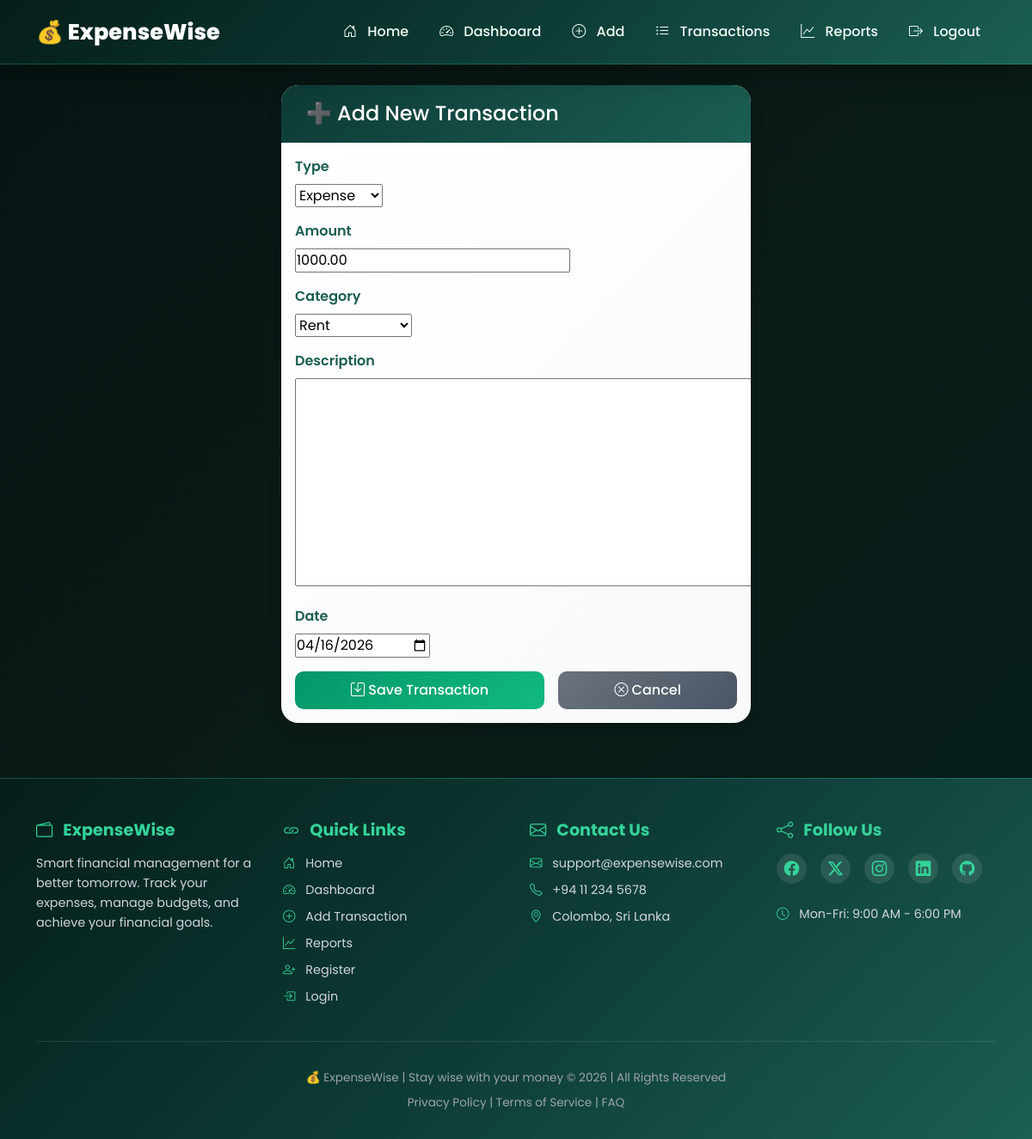
Page /transactions/edit/12/ (signed in) on the committed database.
### transactions/models.py (models this page shows, shortened)
class Transaction(models.Model):
    TYPE_CHOICES = [
        ('income', 'Income'),
        ('expense', 'Expense'),
    ]
    user = models.ForeignKey(User, on_delete=models.CASCADE)
    type = models.CharField(max_length=10, choices=TYPE_CHOICES)
    amount = models.DecimalField(max_digits=10, decimal_places=2)
    category = models.ForeignKey(Category, on_delete=models.SET_NULL, null=True)
    description = models.TextField(blank=True)
    date = models.DateField()

### transactions/views.py (the view)
# urls.py: path('edit/<int:pk>/', views.edit_transaction, name='edit_transaction'),
@login_required
def edit_transaction(request, pk):
    t = get_object_or_404(Transaction, pk=pk, user=request.user)
    form = TransactionForm(request.POST or None, instance=t)
    if form.is_valid():
        form.save()
        return redirect('transaction_list')
    return render(request, 'transactions/add_transaction.html', {'form': form})

### transactions/forms.py (shortened to what this page needs)
class TransactionForm(forms.ModelForm):
    class Meta:
        model = Transaction
        fields = ['type', 'amount', 'category', 'description', 'date']
        widgets = {
            'date': forms.DateInput(attrs={'type': 'date'}),
            'amount': forms.NumberInput(attrs={
                'min': '0.01',
                'step': '0.01'
            }),
        }

### transactions/models.py (called while the page is built)
    def __str__(self):
        return self.name

### transactions/templates/transactions/add_transaction.html (shortened to what this page needs)
{% extends 'base.html' %}
{% block content %}
<div class="row justify-content-center">
    <div class="col-md-6">
        <div class="card shadow">
            <div class="card-header bg-primary text-white">
                <h4 class="mb-0">➕ Add New Transaction</h4>
            </div>
            <div class="card-body">
                <form method="post">
                    {% for field in form %}
                    <div class="mb-3">
                        <label class="form-label">{{ field.label }}</label>
                        {{ field }}
                    </div>
                    {% endfor %}
                    <div class="d-flex gap-3 mt-3">
                        <button type="submit" class="btn flex-fill" style="background: linear-gradient(135deg, #059669, #10b981); color: white; border: none; padding: 10px 20px; border-radius: 10px; font-weight: 500;">
                            <i class="bi bi-save"></i> Save Transaction
                        </button>
                        <a href="{% url 'dashboard' %}" class="btn flex-fill" style="background: linear-gradient(135deg, #6b7280, #4b5563); color: white; border: none; padding: 10px 20px; border-radius: 10px; text-decoration: none; text-align: center; font-weight: 500;">
                            <i class="bi bi-x-circle"></i> Cancel
                        </a>
                    </div>
                </form>
            </div>
        </div>
    </div>
</div>
{% endblock %}

### templates/base.html (style rules this page uses)
:root { --green-deepest: #051E1A; --green-darker: #0A2F2A; --green-dark: #0D3B35; --green-medium-dark: #114B43; --green-medium: #1B5E52; --green-forest: #1B6B5E; --green-emerald: #238B75; --green-light: #2EA88E; --green-bright: #34D399; --green-glow: #6EE7B7; --gold: #F59E0B; --gold-dark: #D97706; --red: #EF4444; --text-white: #FFFFFF; --text-light: #F0FDF4; --text-gray: #D1D5DB; --text-muted: #9CA3AF; --bg-darker: #061412; --bg-dark: #0A1C18; }
* { margin: 0; padding: 0; box-sizing: border-box; }
body { font-family: 'Poppins', 'Segoe UI', sans-serif; background: linear-gradient(135deg, var(--bg-darker) 0%, var(--bg-dark) 50%, var(--green-deepest) 100%); color: var(--text-light); min-height: 100vh; }
.btn { border-radius: 12px; padding: 12px 28px; font-weight: 600; transition: all 0.3s; }
.card { border: none; border-radius: 20px; background: linear-gradient(135deg, #FFFFFF 0%, #F8F9FA 100%); box-shadow: 0 10px 30px rgba(0, 0, 0, 0.15); transition: all 0.4s; overflow: hidden; }
.card-header { background: linear-gradient(135deg, var(--green-dark) 0%, var(--green-medium) 100%); color: var(--text-white); border: none; padding: 1.2rem 1.8rem; font-weight: 700; }
.form-label { color: #1B5E52; font-weight: 600; margin-bottom: 8px; display: block; }
.hero-hover-card, .card, .stat-card, .feature-wrapper { animation: fadeInUp 0.6s ease-out; }

### rows in the picture
Transaction: form "Expense" "1000.00" "Rent" "04/16/2026"

### other values in the picture
{{ field.label }} "Type" "Amount" "Category" "Description" "Date"
